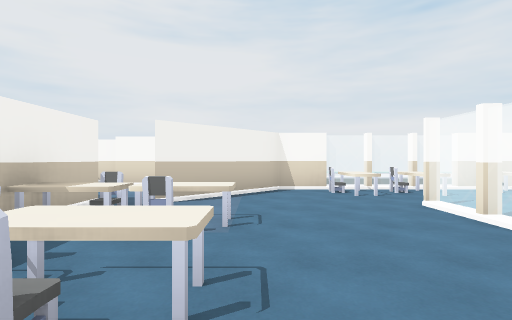
View 1 (above)

12 first-person views from a walk through a 3-D level made in the Unity game engine. The camera is 1.3 m above the floor, looks level and sees 85° across. Doors are open. The floor is counted in squares, 2 m on a side. Each view is taken from the middle of a square. On the plan, view 1 faces up. The plan holds only what a view shows up to about 9 squares ahead; the rest is blank. The place goes on beyond the plan. The player is left out. Some animated figures are not drawn.

View 2
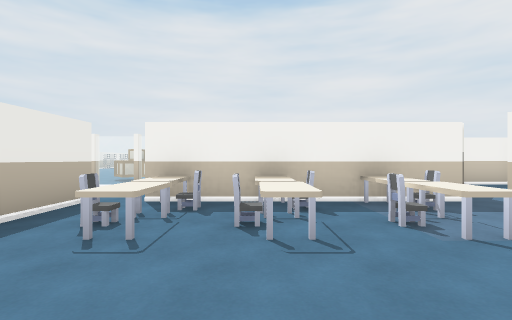

View 3
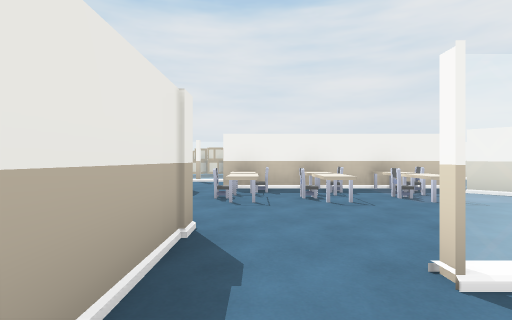

View 4
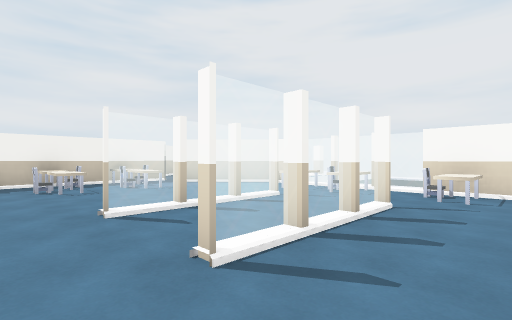

View 5
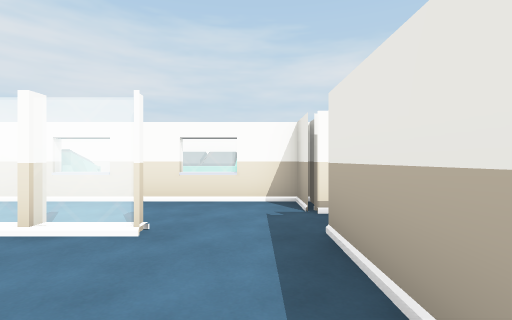

View 6
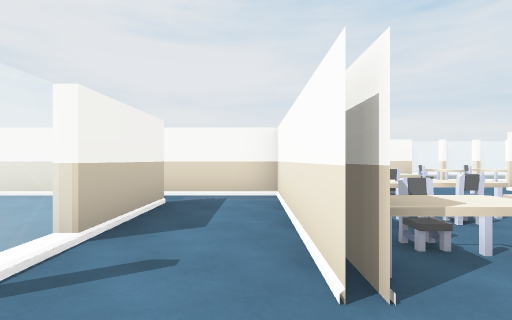

View 7
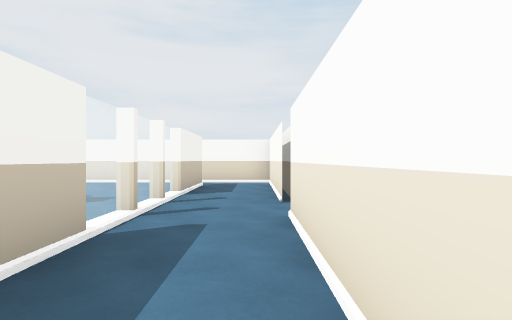

View 8
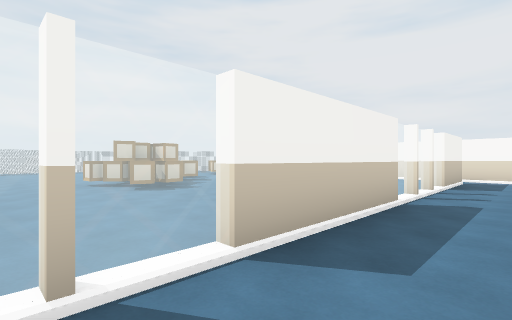

View 9
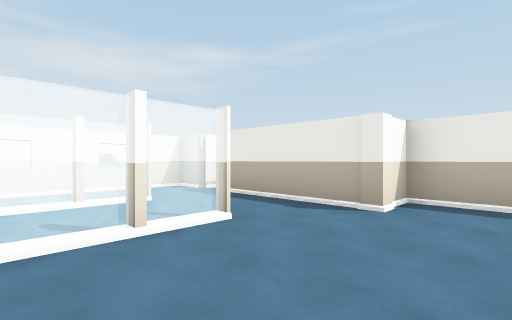

View 10
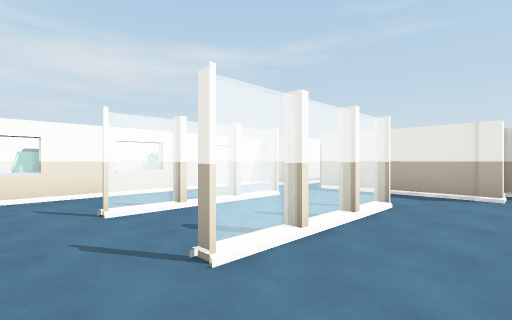

View 11
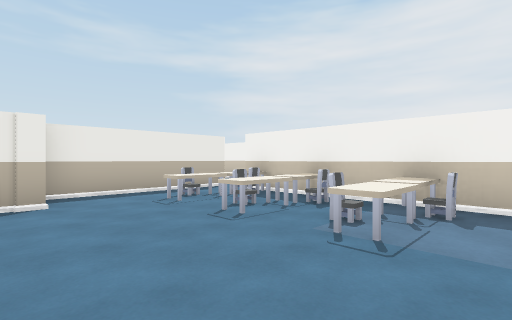

View 12
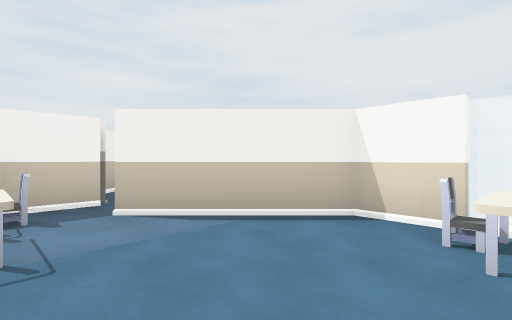

### Floor plan
Key: @ floor where view 1 was taken; # wall or solid block; . floor; D open door; = window, fence, low wall or low ledge; C chair; T table; H thing the floor can be seen under or through; P pillar; U dumpster; B box; O other object.
Columns run from 13 left of view 1 to 9 right of it. Each row starts with its distance up from view 1.
  9                 ..
  8                 ..
  7                ....
  6              #CCC=C#
  5            ###.TT.T.UDD
  4      ######D....DD=.U #
  3      ...DD.CT...=.=.U =
  2       ...#.CC...=.=.# #
  1       ...#.TTC..DD=.UU=
  0         .=.CT@......#U#
 -1         .=DDC.P###D#D
 -2   O..   .=.#####  .#
 -3     ..O..H.#
 -4    OB..  H.#
 -5 ..B......H.
 -6 .........=.
 -7  ........=.

Positions as (right, up) in squares from view 1, and headings:
1: (0, 0), facing up
2: (2, 1), facing left
3: (4, 0), facing left
4: (6, 0), facing up-left
5: (2, 0), facing right
6: (-3, -2), facing up
7: (-3, -5), facing up
8: (-3, -7), facing up-left
9: (0, 3), facing down-right
10: (1, 5), facing down-right
11: (2, 4), facing down-left
12: (2, 3), facing up-left
